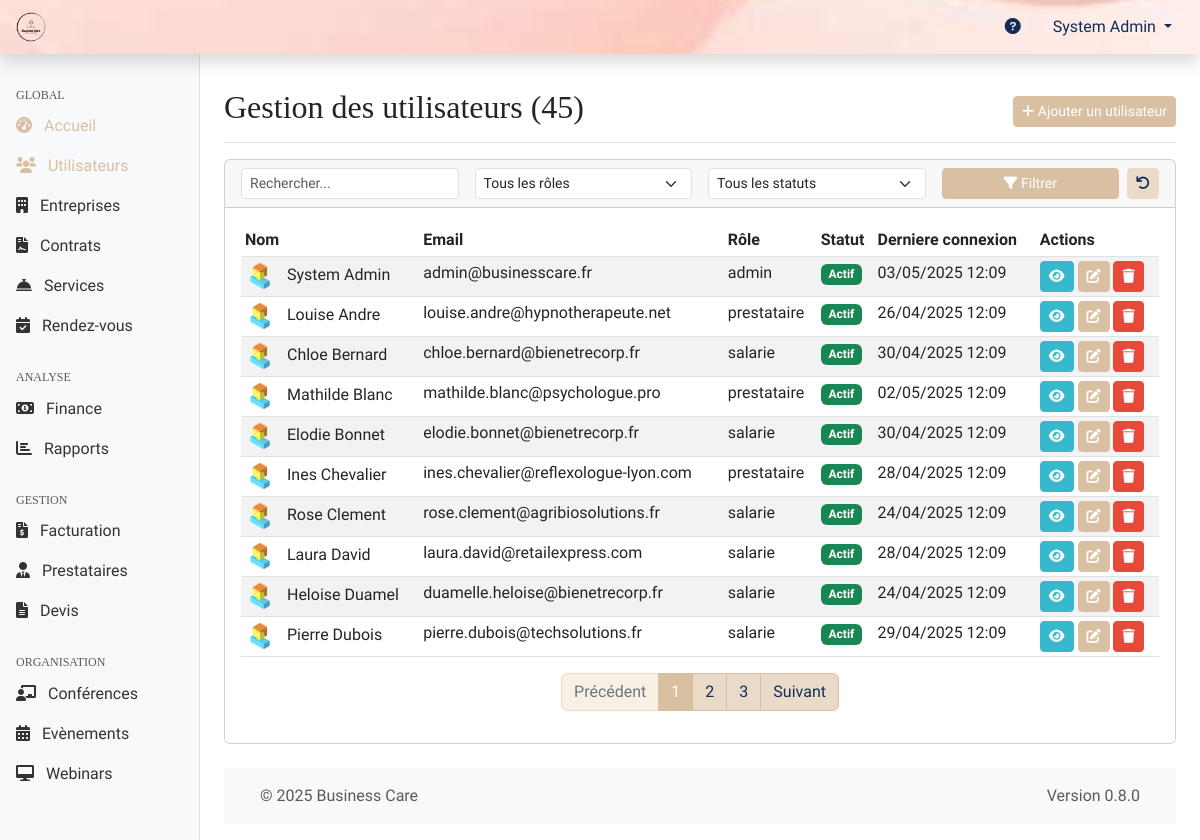
The page /web-admin/modules/users/index.php (signed in) on the database its author committed.
### tables this page shows
CREATE TABLE personnes (
    id INT PRIMARY KEY AUTO_INCREMENT,
    nom VARCHAR(100) NOT NULL,
    prenom VARCHAR(100) NOT NULL,
    email VARCHAR(255) UNIQUE NOT NULL,
    mot_de_passe VARCHAR(255) NOT NULL,
    telephone VARCHAR(20),
    date_naissance DATE,
    genre ENUM('M', 'F', 'Autre'),
    photo_url VARCHAR(255),
    role_id INT NOT NULL,
    entreprise_id INT,
    site_id INT NULL,
    statut ENUM('actif', 'inactif', 'en_attente', 'suspendu') DEFAULT 'actif',
    derniere_connexion DATETIME,
    created_at TIMESTAMP DEFAULT CURRENT_TIMESTAMP,
    updated_at TIMESTAMP DEFAULT CURRENT_TIMESTAMP ON UPDATE CURRENT_TIMESTAMP,
    FOREIGN KEY (role_id) REFERENCES roles(id),
    FOREIGN KEY (entreprise_id) REFERENCES entreprises(id) ON DELETE SET NULL ON UPDATE CASCADE,
    FOREIGN KEY (site_id) REFERENCES sites(id) ON DELETE SET NULL ON UPDATE CASCADE,
    INDEX idx_email (email),
    INDEX idx_role (role_id),
    INDEX idx_entreprise (entreprise_id)
);

CREATE TABLE roles (
    id INT PRIMARY KEY AUTO_INCREMENT,
    nom VARCHAR(50) NOT NULL UNIQUE,
    description TEXT,
    created_at TIMESTAMP DEFAULT CURRENT_TIMESTAMP,
    INDEX idx_nom (nom)
);

### web-admin/includes/page_functions/modules/users.php (called while the page is built, shortened)
<?php
function usersGetList($page = 1, $perPage = DEFAULT_ITEMS_PER_PAGE, $search = '', $roleId = 0, $entrepriseId = 0, $statut = '') {
        $params = [];
    $conditions = [];
    $whereSql = !empty($conditions) ? "WHERE " . implode(' AND ', $conditions) : '';
    $countSql = "SELECT COUNT(p.id) FROM personnes p {$whereSql}";
    $totalUsers = executeQuery($countSql, $params)->fetchColumn();
    $totalPages = ceil($totalUsers / $perPage);
    $page = max(1, min($page, $totalPages));
    $offset = ($page - 1) * $perPage;
    $sql = "SELECT p.*, r.nom as role_name, e.nom as entreprise_nom
            FROM personnes p
            LEFT JOIN roles r ON p.role_id = r.id
            LEFT JOIN entreprises e ON p.entreprise_id = e.id
            {$whereSql}
            ORDER BY p.nom, p.prenom ASC LIMIT ?, ?";
    $paramsWithPagination = array_merge($params, [$offset, $perPage]);
    $users = executeQuery($sql, $paramsWithPagination)->fetchAll();
    return [
        'users' => $users,
        'currentPage' => $page,
        'totalPages' => $totalPages,
        'totalItems' => $totalUsers,
        'perPage' => $perPage
    ];
}

### shared/web-admin/db.php (called while the page is built, shortened)
<?php
function getDbConnection()
{
    static $pdo = null;
    if ($pdo === null) {
        $dsn = "mysql:host=" . DB_HOST . ";dbname=" . DB_NAME . ";charset=" . DB_CHARSET;
        $options = [
            PDO::ATTR_ERRMODE => PDO::ERRMODE_EXCEPTION,
            PDO::ATTR_DEFAULT_FETCH_MODE => PDO::FETCH_ASSOC,
            PDO::ATTR_EMULATE_PREPARES => false,
        ];
        try {
            $pdo = new PDO($dsn, DB_USER, DB_PASS, $options);
        } catch (PDOException $e) {
            die("[FAILURE] Connexion à la base de données impossible. Veuillez réessayer plus tard. ERREUR: " . $e->getMessage());
        }
    }
    return $pdo;
}
function executeQuery($sql, $params = [])
{
    try {
        $pdo = getDbConnection();
        $stmt = $pdo->prepare($sql);
        $stmt->execute($params);
        return $stmt;
    } catch (PDOException $e) {
        die("[FAILURE] Impossible d'exécuter la requête: " . $e->getMessage());
    }
}

### web-admin/modules/users/index.php (the view, shortened to what this page needs)
<?php
require_once '../../includes/page_functions/modules/users.php';
$queryData = getQueryData();
$page = $queryData['page'] ?? 1;
$search = $queryData['search'] ?? '';
$role = $queryData['role'] ?? 0;
$statut = $queryData['statut'] ?? '';
$result = usersGetList($page, DEFAULT_ITEMS_PER_PAGE, $search, $role, 0, $statut);
$users = $result['users'];
$totalPages = $result['totalPages'];
$totalUsers = $result['totalItems'];
$currentPage = $result['currentPage'];
$itemsPerPage = $result['perPage'];
include '../../templates/header.php';
?>
<div class="container-fluid">
    <div class="row">
        <?php include '../../templates/sidebar.php'; ?>
        <main class="col-md-9 ms-sm-auto col-lg-10 px-md-4">
            <div class="d-flex justify-content-between flex-wrap flex-md-nowrap align-items-center pt-3 pb-2 mb-3 border-bottom">
                <h1 class="h2"><?php echo "Gestion des utilisateurs ({$totalUsers})"; ?></h1>
                <div class="btn-toolbar mb-2 mb-md-0">
                    <a href="<?php echo WEBADMIN_URL; ?>/modules/users/add.php" class="btn btn-sm btn-primary">
                        <i class="fas fa-plus"></i> Ajouter un utilisateur
                    </a>
                </div>
            </div>
            <div class="card mb-4">
                <div class="card-header">
                    <form action="<?php echo WEBADMIN_URL; ?>/modules/users/index.php" method="get" class="row g-3 align-items-center">
                        <div class="col-md-3">
                            <input type="text" class="form-control form-control-sm" id="search" name="search" value="<?php echo htmlspecialchars($search); ?>" placeholder="Rechercher...">
                        </div>
                        <div class="col-md-3">
                            <select name="role" id="role" class="form-select form-select-sm">
                                <option value="0">Tous les rôles</option>
                            </select>
                        </div>
                        <div class="col-md-3">
                            <select name="statut" id="statut" class="form-select form-select-sm">
                                <option value="">Tous les statuts</option>
                            </select>
                        </div>
                        <div class="col-md-3 d-flex">
                            <button type="submit" class="btn btn-sm btn-primary w-100 me-2">
                                <i class="fas fa-filter"></i> Filtrer
                            </button>
                            <a href="<?php echo WEBADMIN_URL; ?>/modules/users/index.php" class="btn btn-sm btn-secondary" data-bs-toggle="tooltip" title="Réinitialiser les filtres">
                                    <i class="fas fa-undo"></i>
                                </a>
                        </div>
                    </form>
                </div>
                <div class="card-body">
                    <?php if (!empty($users)): ?>
                    <div class="table-responsive">
                        <table class="table table-striped table-hover table-sm">
                            <thead>
                                <tr>
                                    <th>Nom</th>
                                    <th>Email</th>
                                    <th>Rôle</th>
                                    <th>Statut</th>
                                    <th>Derniere connexion</th>
                                    <th>Actions</th>
                                </tr>
                            </thead>
                            <tbody>
                                <?php foreach ($users as $user): ?>
                                <tr>
                                    <td>
                                        <?php if ($user['photo_url']): ?>
                                        <img src="<?php echo htmlspecialchars(ROOT_URL . $user['photo_url']); ?>" alt="Profil" class="rounded-circle me-2" width="30" height="30" style="object-fit: cover;">
                                        <?php endif; ?>
                                        <?php echo htmlspecialchars($user['prenom'] . ' ' . $user['nom']); ?>
                                    </td>
                                    <td><?php echo htmlspecialchars($user['email']); ?></td>
                                    <td><?php echo htmlspecialchars($user['role_name'] ?? '-'); ?></td>
                                    <td><?php echo getStatusBadge($user['statut']); ?></td>
                                    <td><?php echo $user['derniere_connexion'] ? formatDate($user['derniere_connexion']) : 'Jamais'; ?></td>
                                    <td class="table-actions">
                                        <a href="<?php echo WEBADMIN_URL; ?>/modules/users/view.php?id=<?php echo $user['id']; ?>" class="btn btn-sm btn-info" data-bs-toggle="tooltip" title="Voir">
                                            <i class="fas fa-eye"></i>
                                        </a>
                                        <a href="<?php echo WEBADMIN_URL; ?>/modules/users/edit.php?id=<?php echo $user['id']; ?>" class="btn btn-sm btn-primary" data-bs-toggle="tooltip" title="Modifier">
                                            <i class="fas fa-edit"></i>
                                        </a>
                                        <a href="<?php echo WEBADMIN_URL; ?>/modules/users/delete.php?id=<?php echo $user['id']; ?>&csrf_token=<?php echo generateToken(); ?>" class="btn btn-sm btn-danger btn-delete"
                                           data-user-id="<?php echo $user['id']; ?>"
                                           data-user-name="<?php echo htmlspecialchars($user['prenom'] . ' ' . $user['nom']); ?>"
                                           data-bs-toggle="tooltip"
                                           title="Supprimer">
                                            <i class="fas fa-trash"></i>
                                        </a>
                                    </td>
                                </tr>
                                <?php endforeach; ?>
                            </tbody>
                        </table>
                    </div>
                    <?php
                    $paginationInfo = [
                        'currentPage' => $currentPage,
                        'totalPages' => $totalPages,
                        'totalItems' => $totalUsers,
                        'itemsPerPage' => $itemsPerPage
                    ];
                    $urlParams = array_filter(['search' => $search, 'role' => $role, 'statut' => $statut]);
                    $urlPattern = WEBADMIN_URL . '/modules/users/index.php?' . http_build_query($urlParams) . (empty($urlParams) ? '' : '&') . 'page={page}';
                    ?>
                    <div class="d-flex justify-content-center">
                        <?php echo renderPagination($paginationInfo, $urlPattern); ?>
                    </div>
                    <?php endif; ?>
                </div>
            </div>
            <?php include '../../templates/footer.php'; ?>
        </main>
    </div>
</div>

### shared/web-admin/functions.php (shortened to what this page needs)
<?php
require_once 'db.php';
function formatDate($date, $format = DEFAULT_DATE_FORMAT)
{
    $timestamp = strtotime($date);
    return date($format, $timestamp);
}
function sanitizeInput($input)
{
    return $input;
}
function getQueryData()
{
    return sanitizeInput($_GET);
}
function generateToken()
{
    return $_SESSION['csrf_token'];
}
function getStatusBadge($status)
{
    $badges = [
        'actif' => 'success',
        'inactif' => 'danger',
        'en_attente' => 'warning',
        'suspendu' => 'secondary',
        'expiré' => 'danger',
        'résilié' => 'danger',
        'accepté' => 'success',
        'refusé' => 'danger',
        'confirmé' => 'success',
        'annulé' => 'danger',
        'terminé' => 'secondary',
        'planifié' => 'primary',
        'no_show' => 'danger',
        'payée' => 'success',
        'impayée' => 'danger',
        'retard' => 'warning'
    ];
    $class = isset($badges[$status]) ? $badges[$status] : 'primary';
    return '<span class="badge bg-' . $class . '">' . ucfirst($status) . '</span>';
}
function renderPagination($pagination, $urlPattern)
{
    $html = '<nav aria-label="Page navigation"><ul class="pagination">';
    $prevDisabled = $pagination['currentPage'] <= 1 ? ' disabled' : '';
    $prevUrl = str_replace('{page}', $pagination['currentPage'] - 1, $urlPattern);
    $html .= '<li class="page-item' . $prevDisabled . '"><a class="page-link" href="' . $prevUrl . '">Précédent</a></li>';
    $startPage = max(1, $pagination['currentPage'] - 2);
    $endPage = min($pagination['totalPages'], $pagination['currentPage'] + 2);
    for ($i = $startPage; $i <= $endPage; $i++) {
        $active = $i == $pagination['currentPage'] ? ' active' : '';
        $url = str_replace('{page}', $i, $urlPattern);
        $html .= '<li class="page-item' . $active . '"><a class="page-link" href="' . $url . '">' . $i . '</a></li>';
    }
    $nextDisabled = $pagination['currentPage'] >= $pagination['totalPages'] ? ' disabled' : '';
    $nextUrl = str_replace('{page}', $pagination['currentPage'] + 1, $urlPattern);
    $html .= '<li class="page-item' . $nextDisabled . '"><a class="page-link" href="' . $nextUrl . '">Suivant</a></li>';
    $html .= '</ul></nav>';
    return $html;
}

### assets/css/admin.css (style rules this page uses)
:root { --color-primary: #102C57; --color-secondary: #DAC0A3; --color-tertiary: #EADBC8; --color-quaternary: #F8F0E5; --color-success: #1cc88a; --color-info: #36b9cc; --color-warning: #f6c23e; --color-danger: #e74a3b; --color-text-muted: #6c757d; --spacing-xs: 0.25rem; --spacing-sm: 0.5rem; --spacing-md: 1rem; --spacing-lg: 1.5rem; --spacing-xl: 3rem; --sidebar-width-md: 16rem; --sidebar-width-lg: 14rem; --navbar-height: 3.5rem; }
body { font-family: 'Markazi Text', serif; font-size: 1rem; min-height: 100vh; display: flex; flex-direction: column; }
main { flex: 1; padding-top: var(--spacing-md); padding-bottom: var(--spacing-md); }
.card-body { position: relative; }
.table-actions { white-space: nowrap; }
h1, h2, h3, h4, h5, h6, .h1, .h2, .h3, .h4, .h5, .h6 { font-family: 'DM Serif Text', serif; }
.btn-primary { background-color: var(--color-secondary); border-color: var(--color-secondary); color: #fff; }
.btn-secondary { background-color: var(--color-tertiary); border-color: var(--color-tertiary); color: var(--color-primary); }
.btn-info { background-color: var(--color-info); border-color: var(--color-info); color: #fff; }
.btn-danger { background-color: var(--color-danger); border-color: var(--color-danger); color: #fff; }
.page-link { color: var(--color-primary); background-color: var(--color-tertiary); border-color: var(--color-secondary); }
.page-item.active .page-link { z-index: 3; color: #fff; background-color: var(--color-secondary); border-color: var(--color-secondary); }
.page-item.disabled .page-link { color: var(--color-text-muted); pointer-events: none; background-color: var(--color-quaternary); border-color: var(--color-tertiary); }

### rows shown on the page
personnes: photo_url (placeholder picture), prenom+nom "System Admin", email "admin@businesscare.fr", role.nom "admin", statut "Actif", derniere_connexion "03/05/2025 12:09"
personnes: photo_url (placeholder picture), prenom+nom "Louise Andre", email "louise.andre@hypnotherapeute.net", role.nom "prestataire", statut "Actif", derniere_connexion "26/04/2025 12:09"
personnes: photo_url (placeholder picture), prenom+nom "Chloe Bernard", email "chloe.bernard@bienetrecorp.fr", role.nom "salarie", statut "Actif", derniere_connexion "30/04/2025 12:09"
personnes: photo_url (placeholder picture), prenom+nom "Mathilde Blanc", email "mathilde.blanc@psychologue.pro", role.nom "prestataire", statut "Actif", derniere_connexion "02/05/2025 12:09"
personnes: photo_url (placeholder picture), prenom+nom "Elodie Bonnet", email "elodie.bonnet@bienetrecorp.fr", role.nom "salarie", statut "Actif", derniere_connexion "30/04/2025 12:09"
personnes: photo_url (placeholder picture), prenom+nom "Ines Chevalier", email "ines.chevalier@reflexologue-lyon.com", role.nom "prestataire", statut "Actif", derniere_connexion "28/04/2025 12:09"
personnes: photo_url (placeholder picture), prenom+nom "Rose Clement", email "rose.clement@agribiosolutions.fr", role.nom "salarie", statut "Actif", derniere_connexion "24/04/2025 12:09"
personnes: photo_url (placeholder picture), prenom+nom "Laura David", email "laura.david@retailexpress.com", role.nom "salarie", statut "Actif", derniere_connexion "28/04/2025 12:09"
personnes: photo_url (placeholder picture), prenom+nom "Heloise Duamel", email "duamelle.heloise@bienetrecorp.fr", role.nom "salarie", statut "Actif", derniere_connexion "24/04/2025 12:09"
personnes: photo_url (placeholder picture), prenom+nom "Pierre Dubois", email "pierre.dubois@techsolutions.fr", role.nom "salarie", statut "Actif", derniere_connexion "29/04/2025 12:09"

### other values the page prints
$_SESSION['user_name'] "System Admin"
$totalUsers "45"
APP_VERSION "0.8.0"
